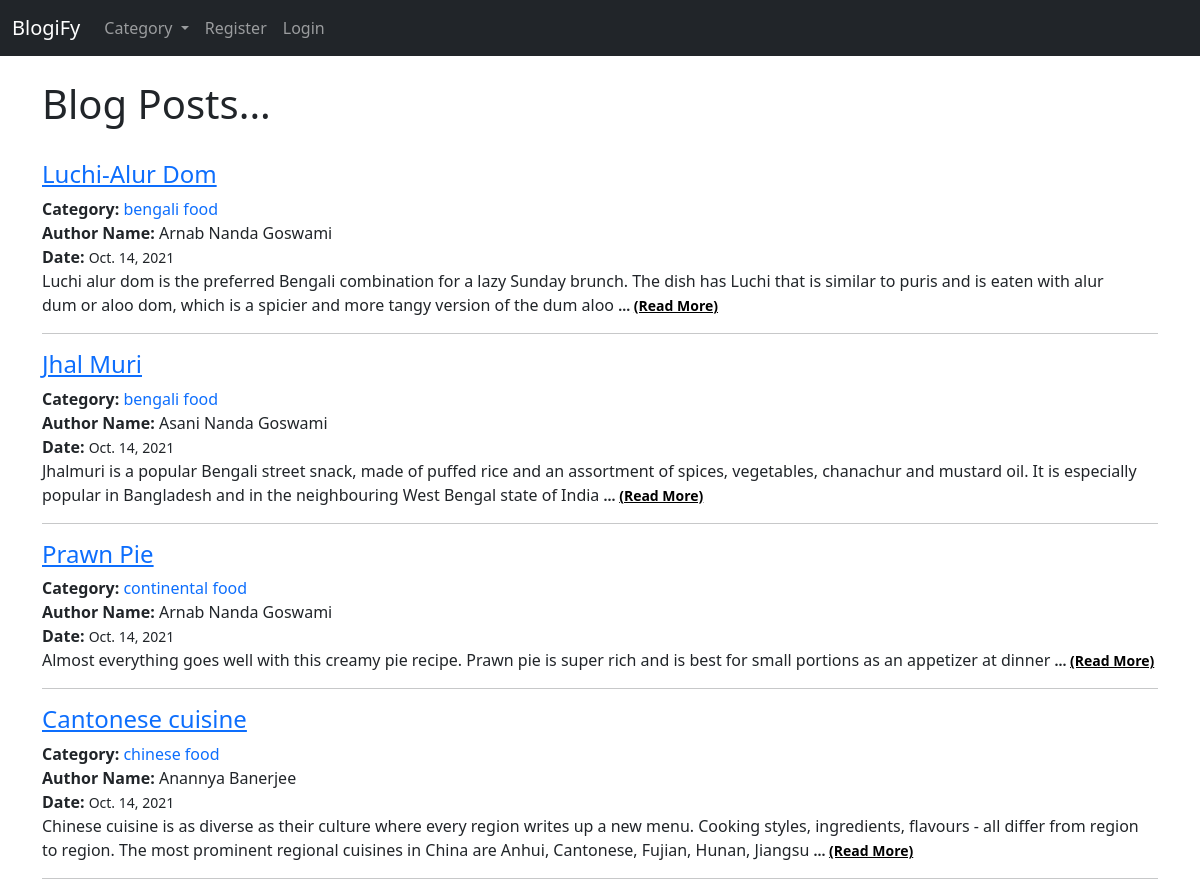
The page / on the database its author committed.
### myblogify/models.py (models this page shows, shortened)
class Post(models.Model):
    title = models.CharField(max_length=255)
    header_image = models.ImageField(null=True, blank=True, upload_to = "images/")
    title_tag = models.CharField(max_length=255)
    author = models.ForeignKey(User, on_delete=models.CASCADE)
    body = RichTextField(blank=True, null=True)
    post_date = models.DateField(auto_now_add=True)
    likes = models.ManyToManyField(User, related_name = 'blog_posts')
    category = models.CharField(max_length = 255, default='coding')
    snippet = models.CharField(max_length=255, default='Click the link above to read the blog post...')

### myblogify/views.py (the view)
# urls.py: path('', HomeView.as_view(), name = "home"),
class HomeView(ListView):
    model = Post
    template_name = 'home.html'
    ordering = ['-post_date']
    def get_context_data(self, *args, **kwargs):
        cat_menu = Category.objects.all()
        context = super(HomeView, self).get_context_data(*args, **kwargs)
        context["cat_menu"] = cat_menu
        return context

### myblogify/models.py (called while the page is built)
    def __str__(self):
        return self.name

### myblogify/templates/home.html (shortened to what this page needs)
{% extends 'base.html' %}
    {% block content %}
    <h1>Blog Posts...</h1>
        <br>
        {% for post in object_list %}
        <div class="col-12">
            <h4><a href="{% url 'artical-details' post.pk %}" >{{post.title}}</a>
            </h4>
            <p class="body-text"><b>Category: </b><a href="{% url 'category' post.category|slugify %}" style="text-decoration: none;">{{post.category}}</a><br>
                <b>Author Name: </b>{{post.author.first_name}} {{post.author.last_name}} <br><b>Date: </b><small>{{ post.post_date }}</small>
            <br>
            {{ post.snippet }}
            <strong><small> ... <a href="{% url 'artical-details' post.pk %}" style="color: #000000">(Read More)</a></small></strong>
            </p>
        </div>
        <hr>
        {% endfor %}
    {% endblock %}

### myblogify/templates/base.html (shortened to what this page needs)
<!doctype html>
{% load static %}
<html lang="en">
  <head>
    <link href="https://cdn.jsdelivr.net/npm/bootstrap@5.1.1/dist/css/bootstrap.min.css" rel="stylesheet">
  </head>
  <body>
    <nav class="navbar navbar-expand-lg navbar-dark bg-dark">
      <div class="container-fluid">
        <a class="navbar-brand" href="{% url 'home' %}">BlogiFy</a>
        <div class="collapse navbar-collapse" id="navbarSupportedContent">
          <ul class="navbar-nav me-auto mb-2 mb-lg-0">
            {% if cat_menu %}
            <li class="nav-item dropdown">
              <a class="nav-link dropdown-toggle" href="#" id="navbarDropdown" role="button" data-bs-toggle="dropdown" aria-expanded="false">
                Category
              </a>
            </li>
            {% else %}
                <li class="nav-item">
                  <a class="nav-link" href="{% url 'category-list' %}">Categories</a>
                </li>
            {% endif %}
            {% if user.is_authenticated %}
              {% if user.profile.id %}
              <li class="nav-item">
                <a class="nav-link" href="{% url 'add_post' %}">Add Post</a>
              </li>
             {% endif %}
             {% if user.profile.id %}
              <li class="nav-item">
                <a class="nav-link" href="{% url 'add_category' %}">Add Category</a>
              </li>
             {% endif %}
              <li class="nav-item dropdown">
                <a class="nav-link dropdown-toggle" href="" id="navbarDropdown" role="button" data-bs-toggle="dropdown" aria-expanded="false">
                  Profile
                </a>
                <ul class="dropdown-menu" aria-labelledby="navbarDropdown" id="nav_profile">
                  <li><a class="dropdown-item" href="{% url 'edit_profile' %}">Edit Settings</a></li>
                  {% if user.profile.id %}
                    <li><a class="dropdown-item" href="{% url 'edit_profile_page' user.profile.id %}">Edit Profile Page</a></li>
                    <li><a class="dropdown-item" href="{% url 'show_profile_page' user.profile.id %}">Show Profile Page</a></li>
                  {% else %}
                    <li><a class="dropdown-item" href="{% url 'create_profile_page' %}">Create Profile Page</a></li>
                  {% endif %}
                </ul>
              </li>
              <li class="nav-item">
                <a class="nav-link" href="{% url 'logout' %}">Logout</a>
              </li>
            {% else %}
              <li class="nav-item">
                <a class="nav-link" href="{% url 'register' %}">Register</a>
              </li>
              <li class="nav-item">
                <a class="nav-link" href="{% url 'login' %}">Login</a>
              </li>
            {% endif %}
          </ul>
        </div>
      </div>
    </nav>
    <br>
    <div class="container">
        {% block content %}
        {% endblock %}
    </div>
  </body>

### rows shown on the page
Post: title "Luchi-Alur Dom", category "bengali food", author.first_name "Arnab", author.last_name "Nanda Goswami", post_date "Oct. 14, 2021", snippet "Luchi alur dom is the preferred Bengali combination for a lazy Sunday brunch. The dish has Luchi that is similar to puris and is eaten with alur dum or aloo dom, which is a spicier and more tangy version of the dum aloo"
Post: title "Jhal Muri", category "bengali food", author.first_name "Asani", author.last_name "Nanda Goswami", post_date "Oct. 14, 2021", snippet "Jhalmuri is a popular Bengali street snack, made of puffed rice and an assortment of spices, vegetables, chanachur and mustard oil. It is especially popular in Bangladesh and in the neighbouring West Bengal state of India"
Post: title "Prawn Pie", category "continental food", author.first_name "Arnab", author.last_name "Nanda Goswami", post_date "Oct. 14, 2021", snippet "Almost everything goes well with this creamy pie recipe. Prawn pie is super rich and is best for small portions as an appetizer at dinner"
Post: title "Cantonese cuisine", category "chinese food", author.first_name "Anannya", author.last_name "Banerjee", post_date "Oct. 14, 2021", snippet "Chinese cuisine is as diverse as their culture where every region writes up a new menu. Cooking styles, ingredients, flavours - all differ from region to region. The most prominent regional cuisines in China are Anhui, Cantonese, Fujian, Hunan, Jiangsu"
